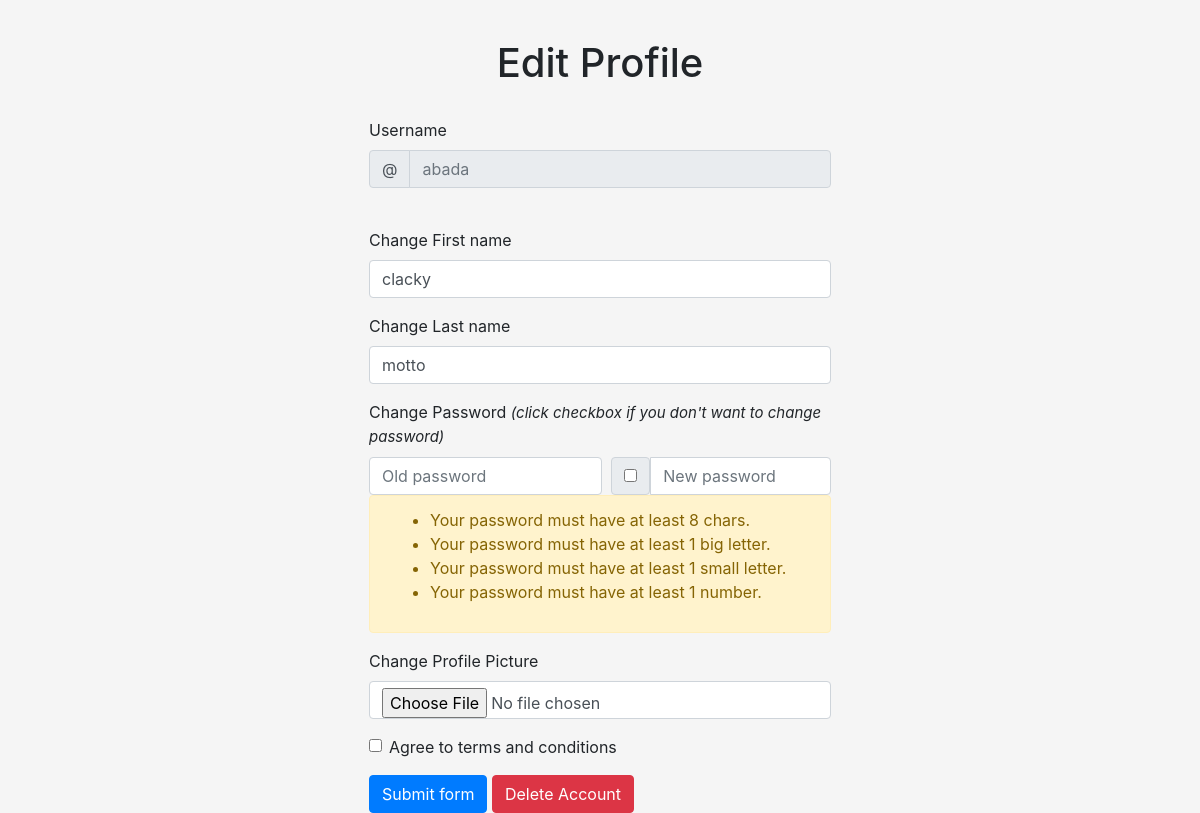
/profile/edit (signed in), run on the app's committed database.
### app.py (models this page shows)
class App_user(db.Model, UserMixin):
    __tablename__ = 'app_user'
    id = db.Column(db.Integer, autoincrement = True, primary_key = True)
    username = db.Column(db.String, nullable = False, unique = True)
    first_name = db.Column(db.String, nullable = False)
    profile_pic = db.Column(db.String, nullable = False)
    last_name = db.Column(db.String, nullable = False)
    password = db.Column(db.String, nullable = False)

### app.py (the view, shortened to what this page needs)
@app.route("/profile/edit", methods = ["GET", "POST"])
@login_required
def edit_profile():
    if request.args.get("invalid")!=None:
        return render_template("edit_profile.html", condition = "fail")
    return render_template("edit_profile.html")

### app.py (called while the page is built)
@login_manager.user_loader
def load_user(user):
    return App_user.query.get(int(user))

### templates/edit_profile.html (shortened to what this page needs)
<!DOCTYPE html>
<html lang="en">
<head>
    <link rel="stylesheet" href="https://cdn.jsdelivr.net/npm/bootstrap@4.3.1/dist/css/bootstrap.min.css">
</head>
<body>
    <div class="col-lg-8 m-auto d-block">
        <form name = "edit_profile" class="needs-validation" action="" method="POST" enctype="multipart/form-data" novalidate>
            <h1 align=center id="heading">Edit Profile</h1>
            <div class="form-group">
                <label for="validationCustomUsername">Username</label>
                <div class="input-group">
                  <div class="input-group-prepend">
                    <span class="input-group-text" id="inputGroupPrepend">@</span>
                  </div>
                  <input class="form-control" id="disabledInput" type="text" placeholder="{{current_user.username}}" disabled>
                </div>
              </div>
              <br>
              <div class="form-group">
                <label for="validationCustom01">Change First name</label>
                <input type="text" name="fname" class="form-control" id="validationCustom01" placeholder="First name" value="{{current_user.first_name}}" required>
              </div>
              <div class="form-group">
                <label for="validationCustom02">Change Last name</label>
                <input type="text" name="lname" class="form-control" id="validationCustom02" placeholder="Last name" value="{{current_user.last_name}}" required>
              </div>
            <div class="form-group">
              <label for="validationCustom03">Change Password <i style="font-size: 15px;">(click checkbox if you don't want to change password)</i></label>
              <div style="display: flex;">
                <input type="password" name="old_pwd" class="form-control validate" id="validationCustom03" placeholder="Old password" required>
                <div class="input-group">
                  <div class="input-group-text">
                  <input type="checkbox" onchange="document.getElementById('inputValidationEx2').disabled = this.checked; valueChanged();" name='new_pass_added' class='new_pass_added'/>
                  </div>
                  <input type="text" name="new_pwd" class="form-control" id="inputValidationEx2" placeholder="New password" pattern="(?=.*[a-z])(?=.*[A-Z])(?=.*\d)[a-zA-Z\d]{8,}" required>
                </div>
              </div>
              <div class="rules alert alert-warning password-alert" role="alert" id="rules">
                <ul>
                  <li class="requirements leng"> Your password must have at least 8 chars.</li>
                  <li class="requirements big-letter"> Your password must have at least 1 big letter.</li>
                  <li class="requirements big-letter"> Your password must have at least 1 small letter.</li>
                  <li class="requirements num"> Your password must have at least 1 number.</li>
                </ul>
              </div>
            </div>
            <div class="form-group">
              <label>Change Profile Picture</label>
            <div class="mb-3">
              <input type="file" class="form-control" name="pfp" aria-label="file example">
            </div>
          </div>
            <div class="form-group">
              <div class="form-check">
                <input class="form-check-input" type="checkbox" value="" id="invalidCheck" required>
                <label class="form-check-label" for="invalidCheck">
                  Agree to terms and conditions
                </label>
              </div>
            </div>
            <button class="btn btn-primary" type="submit" name="action" value="update">Submit form</button>
            <button class="btn btn-danger" type="submit" name="action" value="delete">Delete Account</button>
          </form>
        </div>
</body>
</html>

### templates/edit_profile.html (style rules this page uses)
.needs-validation { padding-left: 20%; padding-right: 20%; padding-top: 5%; }
#heading { padding-bottom: 5%; }
body { align-items: center; background-color: #f5f5f5; }

### data on the page
App_user: username "abada", fname "clacky", lname "motto"
